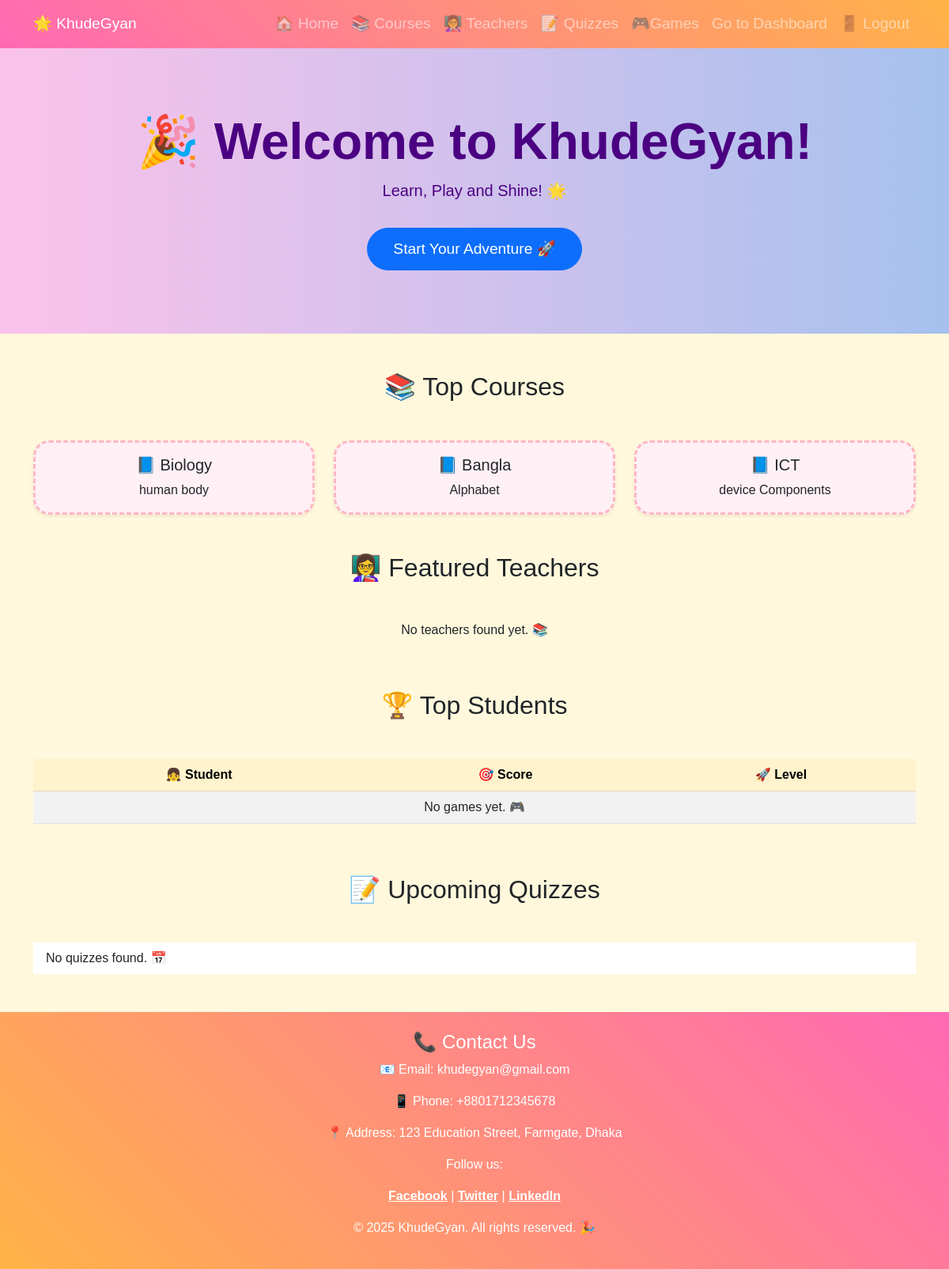
Screenshot of / (signed in) with the database file from the repository.
### app1/models.py (models this page shows, shortened)
class Course(models.Model):
    title = models.CharField(max_length=200)
    description = models.TextField()

### app1/views.py (the view)
# urls.py: 2. Add a URL to urlpatterns:  path('', views.home, name='home')
@login_required
def home(request):
    courses = Course.objects.all()
    return render(request, 'app1/home.html', {'courses': courses})

### app1/templates/app1/home.html (shortened to what this page needs)
<!DOCTYPE html>
<html lang="en">
<head>
    <link href="https://cdn.jsdelivr.net/npm/bootstrap@5.3.0/dist/css/bootstrap.min.css" rel="stylesheet">
</head>
<body>
<nav class="navbar navbar-expand-lg navbar-dark">
    <div class="container">
        <a class="navbar-brand" href="{% url 'home' %}">🌟 KhudeGyan</a>
        <div class="collapse navbar-collapse" id="navbarNav">
            <ul class="navbar-nav ms-auto text-center">
                <li class="nav-item"><a class="nav-link" href="{% url 'home' %}">🏠 Home</a></li>
                <li class="nav-item"><a class="nav-link" href="{% url 'course_list' %}">📚 Courses</a></li>
                <li class="nav-item"><a class="nav-link" href="{% url 'teacher_list' %}">👩‍🏫 Teachers</a></li>
                <li class="nav-item"><a class="nav-link" href="{% url 'quiz_list' %}">📝 Quizzes</a></li>
                {% if user.is_authenticated and user.role == 'student' or user.is_superuser %}
                <li class="nav-item">
                   <a class="nav-link" href="{% url 'game_list' %}">🎮Games</a>
                </li>
                {% endif %}
                <li class="nav-item"> <a href="{% url 'dashboard' %}" class="nav-link">Go to Dashboard</a></li>
                <li class="nav-item"><a class="nav-link" href="{% url 'logout' %}">🚪 Logout</a></li>
            </ul>
        </div>
    </div>
</nav>
<section class="hero-section text-center">
    <div class="container">
        <h1 class="display-3 fw-bold">🎉 Welcome to KhudeGyan!</h1>
        <p class="lead">Learn, Play and Shine! 🌟</p>
        <a href="{% url 'course_list' %}" class="btn btn-primary btn-lg btn-fun mt-3">Start Your Adventure 🚀</a>
    </div>
</section>
<section class="container my-5">
    <h2 class="text-center mb-5">📚 Top Courses</h2>
    <div class="row g-4">
        {% for course in courses|slice:":3" %}
        <div class="col-md-4">
            <div class="card h-100 text-center shadow-sm">
                <div class="card-body">
                    <h5 class="card-title">📘 {{ course.title }}</h5>
                    <p class="card-text">{{ course.description|truncatewords:15 }}</p>
                </div>
            </div>
        </div>
        {% empty %}
        <p class="text-center">No courses yet. 📖</p>
        {% endfor %}
    </div>
</section>
<section class="container my-5">
    <h2 class="text-center mb-5">👩‍🏫 Featured Teachers</h2>
    <div class="row g-4">
        {% for teacher in teachers|slice:":3" %}
        <div class="col-md-4">
            <div class="card text-center h-100 shadow-sm">
                <div class="card-body">
                    <h5 class="card-title">🧑‍🏫 {{ teacher.user.username }}</h5>
                    <p class="card-text">Expert in {{ teacher.expertise_area }}</p>
                </div>
            </div>
        </div>
        {% empty %}
        <p class="text-center">No teachers found yet. 📚</p>
        {% endfor %}
    </div>
</section>
<section class="container my-5">
    <h2 class="text-center mb-5">🏆 Top Students</h2>
    <div class="table-responsive">
        <table class="table table-striped table-hover align-middle">
            <thead class="table-warning">
                <tr class="text-center">
                    <th>👧 Student</th>
                    <th>🎯 Score</th>
                    <th>🚀 Level</th>
                </tr>
            </thead>
            <tbody>
                {% for game in games|dictsortreversed:"score"|slice:":5" %}
                <tr class="text-center">
                    <td>{{ game.student.user.username }}</td>
                    <td>{{ game.score }}</td>
                    <td>{{ game.level }}</td>
                </tr>
                {% empty %}
                <tr><td colspan="3" class="text-center">No games yet. 🎮</td></tr>
                {% endfor %}
            </tbody>
        </table>
    </div>
</section>
<section class="container my-5">
    <h2 class="text-center mb-5">📝 Upcoming Quizzes</h2>
    <ul class="list-group list-group-flush">
        {% for quiz in quizzes|slice:":3" %}
        <li class="list-group-item">
            ✏ <strong>{{ quiz.title }}</strong> ({{ quiz.course.title }})
        </li>
        {% empty %}
        <li class="list-group-item">No quizzes found. 📅</li>
        {% endfor %}
    </ul>
</section>
<footer class="text-white text-center py-4">
    <div class="container">
        <h4>📞 Contact Us</h4>
        <p>📧 Email: khudegyan@gmail.com</p>
        <p>📱 Phone: +8801712345678</p>
        <p>📍 Address: 123 Education Street, Farmgate, Dhaka</p>
        <p>Follow us:</p>
        <p>
            <a href="https://www.facebook.com/shunityrahman.priyam" target="_blank" class="text-white fw-bold text-decoration-underline">Facebook</a> |
            <a href="https://x.com/Hridiafrin16?t=rUGfCPE3w4mtifWglndaiw&s=09" target="_blank" class="text-white fw-bold text-decoration-underline">Twitter</a> |
            <a href="https://www.linkedin.com/in/mim-sharif-b05a82287/" target="_blank" class="text-white fw-bold text-decoration-underline">LinkedIn</a>
        </p>
        <p class="mt-3">&copy; 2025 KhudeGyan. All rights reserved. 🎉</p>
    </div>
</footer>
</body>
</html>

### app1/templates/app1/home.html (style rules this page uses)
body { font-family: 'Comic Sans MS', cursive, sans-serif; background-color: #fff8dc; }
.navbar { background: linear-gradient(45deg, #ff69b4, #ffb347); }
.hero-section { background: linear-gradient(to right, #fbc2eb, #a6c1ee); color: #4b0082; padding: 5rem 0; }
.card { border: 3px dashed #ffb6c1; border-radius: 20px; background-color: #fff0f5; }
footer { background: linear-gradient(45deg, #ffb347, #ff69b4); font-family: 'Comic Sans MS', cursive, sans-serif; }
.nav-link, .navbar-brand { font-size: 1.2rem; }
.btn-fun { border-radius: 30px; font-size: 1.2rem; padding: 0.75rem 2rem; }

### rows the page displays
Course: title "Biology", description "human body"
Course: title "Bangla", description "Alphabet"
Course: title "ICT", description "device Components"
